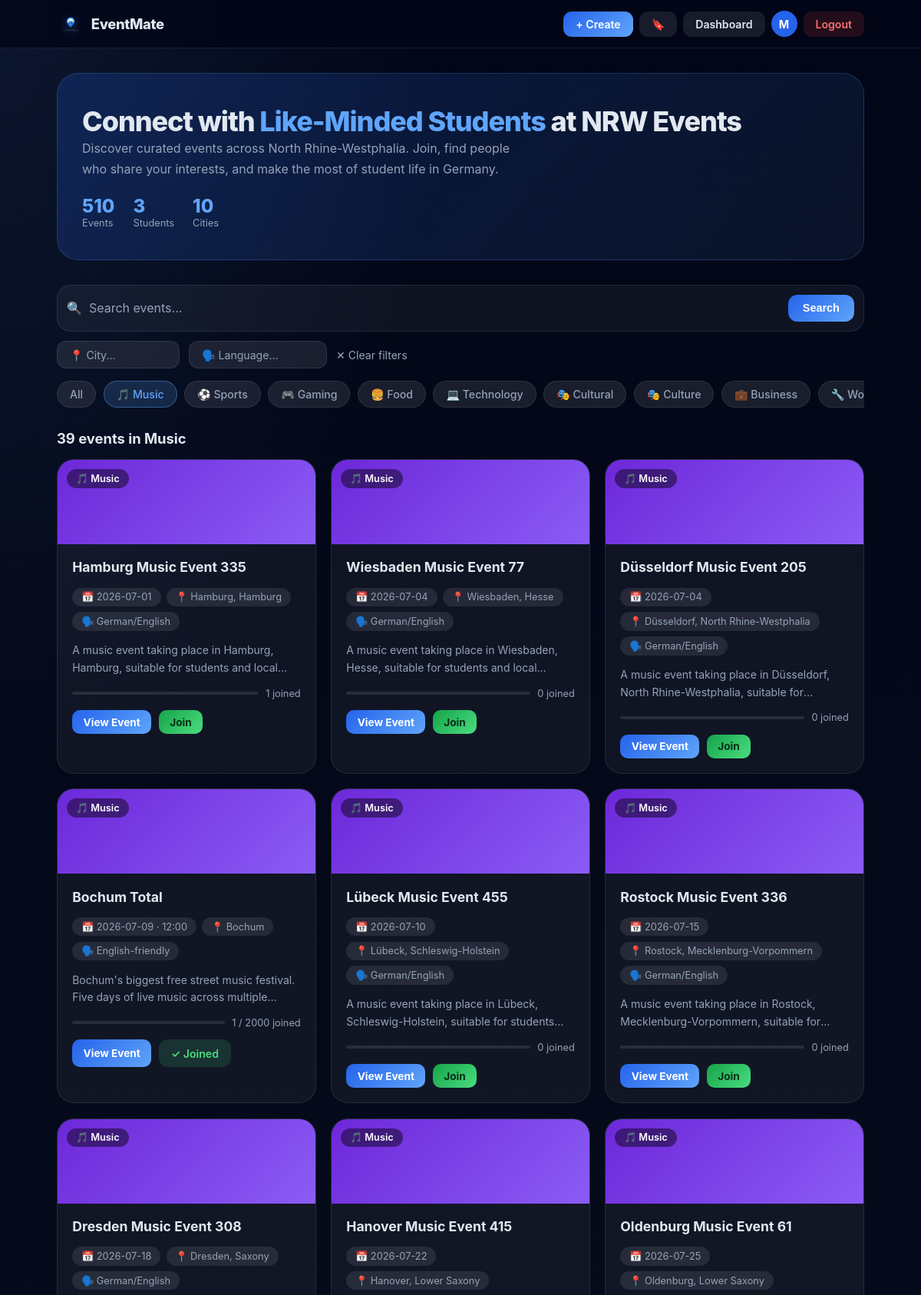
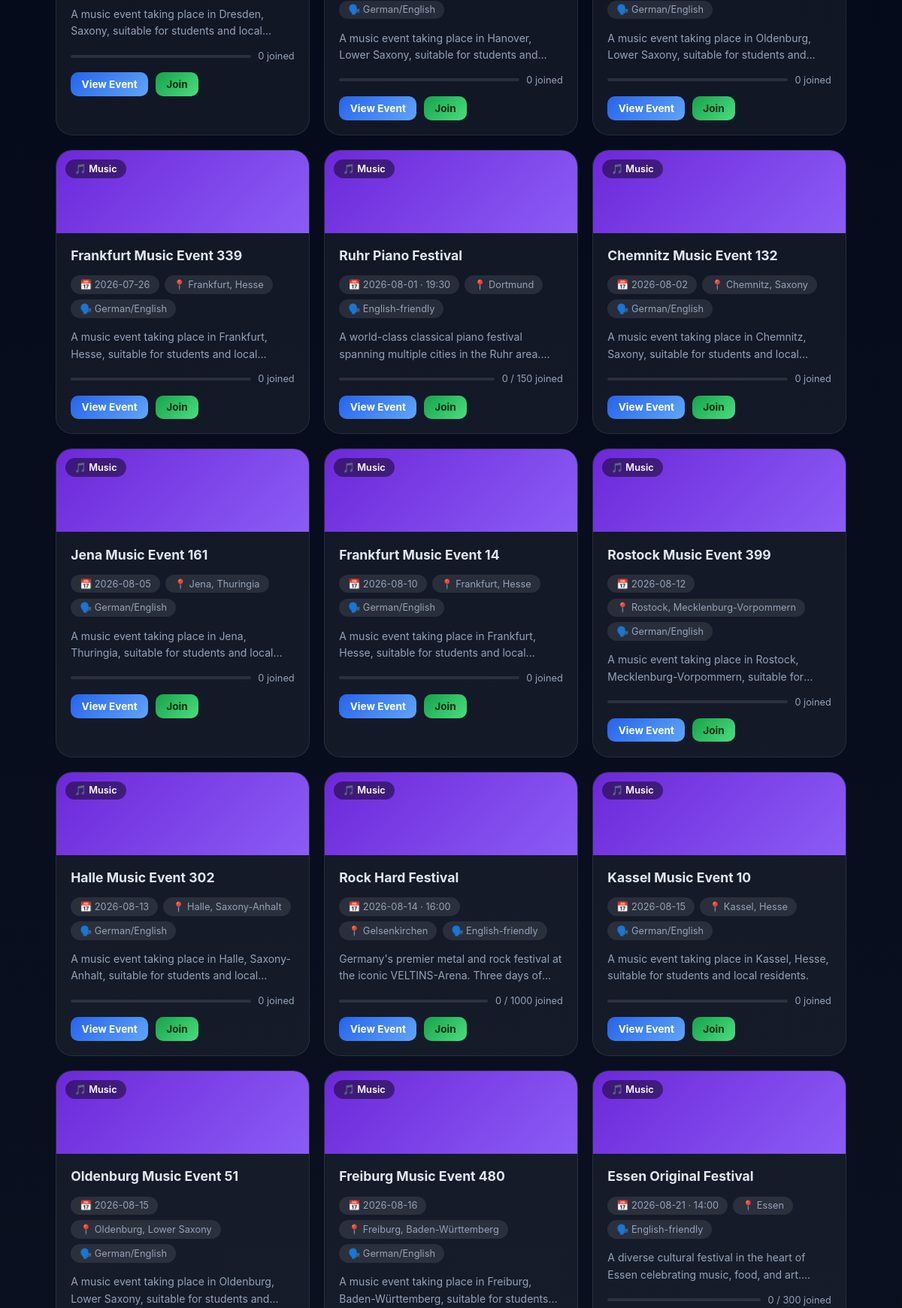
/?category=Music (signed in, upper part), run on the app's committed database (2 pictures, top to bottom).
### app.py (models this page shows)
class User(db.Model):
    id = db.Column(db.Integer, primary_key=True)
    email = db.Column(db.String(120), unique=True, nullable=True)
    username = db.Column(db.String(80), unique=True, nullable=True)
    name = db.Column(db.String(120), nullable=False)
    first_name = db.Column(db.String(60))
    last_name = db.Column(db.String(60))
    state = db.Column(db.String(120))
    city = db.Column(db.String(120))
    street = db.Column(db.String(120))
    house_number = db.Column(db.String(20))
    password_hash = db.Column(db.String(200))
    auth_method = db.Column(db.String(20))
    university = db.Column(db.String(200))
    study_program = db.Column(db.String(200))
    languages = db.Column(db.Text)
    interests = db.Column(db.Text)
    about_me = db.Column(db.Text)
    profile_picture = db.Column(db.String(200))
    joined_events = db.relationship('EventJoin', backref='user', lazy=True, cascade='all, delete-orphan')
    created_events = db.relationship('Event', backref='organizer', lazy=True, foreign_keys='Event.organizer_id')
    def get_languages(self):
        return [l.strip() for l in self.languages.split(',') if l.strip()] if self.languages else []
    def get_interests(self):
        return [i.strip() for i in self.interests.split(',') if i.strip()] if self.interests else []
    def to_dict(self):
        return {
            'id': self.id,
            'username': self.username,
            'name': self.name,
            'first_name': self.first_name,
            'last_name': self.last_name,
            'state': self.state,
            'city': self.city,
            'street': self.street,
            'house_number': self.house_number,
            'auth_method': self.auth_method,
            'university': self.university,
            'study_program': self.study_program,
            'languages': self.get_languages(),
            'interests': self.get_interests(),
            'about_me': self.about_me,
            'profile_picture': self.profile_picture,
        }

class Event(db.Model):
    id = db.Column(db.Integer, primary_key=True)
    title = db.Column(db.String(200), nullable=False)
    date = db.Column(db.String(20), nullable=False)
    time = db.Column(db.String(10))
    location = db.Column(db.String(120), nullable=False)
    language = db.Column(db.String(120))
    category = db.Column(db.String(60))
    description = db.Column(db.Text)
    max_participants = db.Column(db.Integer)
    banner = db.Column(db.String(200))
    organizer_id = db.Column(db.Integer, db.ForeignKey('user.id'), nullable=True)
    joined_users = db.relationship('EventJoin', backref='event', lazy=True, cascade='all, delete-orphan')
    def attendee_count(self):
        return len(self.joined_users)
    def to_dict(self):
        org = User.query.get(self.organizer_id) if self.organizer_id else None
        return {
            'id': self.id,
            'title': self.title,
            'date': self.date,
            'time': self.time,
            'location': self.location,
            'language': self.language,
            'category': self.category,
            'description': self.description,
            'max_participants': self.max_participants,
            'banner': self.banner,
            'organizer_id': self.organizer_id,
            'organizer_name': org.name if org else 'EventMate',
            'organizer_username': org.username if org else None,
            'attendee_count': self.attendee_count(),
            'attendees': [ej.user.name for ej in self.joined_users],
            'category_color': CATEGORY_COLORS.get(self.category, 'linear-gradient(135deg,#1e3a8a,#3b82f6)'),
            'category_icon': CATEGORY_ICONS.get(self.category, '📅'),
        }

### app.py (the view)
@app.route('/')
@auth_required
def index():
    user = get_current_user()
    guest = session.get('guest')
    q = request.args.get('q', '').strip()
    active_category = request.args.get('category', '').strip()
    active_city = request.args.get('city', '').strip()
    active_language = request.args.get('language', '').strip()
    query = Event.query
    if q:
        query = query.filter(Event.title.ilike(f'%{q}%'))
    if active_category:
        query = query.filter(Event.category == active_category)
    if active_city:
        query = query.filter(Event.location.ilike(f'%{active_city}%'))
    if active_language:
        query = query.filter(Event.language.ilike(f'%{active_language}%'))
    PER_PAGE = 24
    total_filtered = query.count()
    events = query.order_by(Event.date).limit(PER_PAGE).all()
    joined_event_ids = [ej.event_id for ej in user.joined_events] if user else []
    bookmarked_ids = [b.event_id for b in Bookmark.query.filter_by(user_id=user.id).all()] if user else []
    trending = (
        db.session.query(Event, db.func.count(EventJoin.id).label('cnt'))
        .join(EventJoin, EventJoin.event_id == Event.id, isouter=True)
        .group_by(Event.id)
        .order_by(db.desc('cnt'))
        .limit(5)
        .all()
    )
    return render_template(
        'index.html',
        events=[e.to_dict() for e in events],
        user=user.to_dict() if user else None,
        guest=guest,
        joined_events=joined_event_ids,
        bookmarked_ids=bookmarked_ids,
        categories=CATEGORIES,
        category_icons=CATEGORY_ICONS,
        active_q=q,
        active_category=active_category,
        active_city=active_city,
        active_language=active_language,
        total_events=Event.query.count(),
        total_users=User.query.count(),
        total_filtered=total_filtered,
        has_more=total_filtered > PER_PAGE,
        per_page=PER_PAGE,
        trending=[e.to_dict() for e, _ in trending],
    )

### app.py (called while the page is built)
def auth_required(view):
    @wraps(view)
    def wrapped_view(*args, **kwargs):
        if 'user_id' not in session and 'guest' not in session:
            return redirect(url_for('login'))
        return view(*args, **kwargs)
    return wrapped_view

def get_current_user():
    if 'user_id' in session:
        return User.query.get(session['user_id'])
    return None

@app.context_processor
def inject_nav():
    user = get_current_user()
    return dict(
        nav_user=user.to_dict() if user else None,
        is_guest=session.get('guest', False),
    )

### templates/index.html (shortened to what this page needs)
{% extends "base.html" %}
{% block body %}
<div class="page">
    <section class="hero">
        <div>
            <h1>Connect with <span>Like-Minded Students</span> at NRW Events</h1>
            <p>Discover curated events across North Rhine-Westphalia. Join, find people who share your interests, and make the most of student life in Germany.</p>
        </div>
        <div class="stats">
            <div class="stat"><span class="stat-num">{{ total_events }}</span><span class="stat-label">Events</span></div>
            <div class="stat"><span class="stat-num">{{ total_users }}</span><span class="stat-label">Students</span></div>
            <div class="stat"><span class="stat-num">10</span><span class="stat-label">Cities</span></div>
        </div>
    </section>
    <section class="search-section">
        <form method="get" action="/" id="filterForm">
            <div style="display:grid;gap:0.75rem;">
                <div class="search-row">
                    <input type="text" name="q" placeholder="🔍  Search events..." value="{{ active_q }}" autocomplete="off">
                    <button type="submit" class="search-btn">Search</button>
                </div>
                <div class="filter-row">
                    <input class="filter-input" type="text" name="city" placeholder="📍 City..." value="{{ active_city }}" style="width:160px">
                    <input class="filter-input" type="text" name="language" placeholder="🗣️ Language..." value="{{ active_language }}" style="width:180px">
                    {% if active_q or active_category or active_city or active_language %}
                        <a href="/" class="clear-link">✕ Clear filters</a>
                    {% endif %}
                </div>
            </div>
        </form>
        <div class="cat-scroll">
            <a class="cat-chip {{ 'active' if not active_category }}" href="/?">All</a>
            {% for cat in categories %}
            <a class="cat-chip {{ 'active' if active_category == cat }}"
               href="/?category={{ cat }}{% if active_q %}&q={{ active_q }}{% endif %}{% if active_city %}&city={{ active_city }}{% endif %}{% if active_language %}&language={{ active_language }}{% endif %}">
                {{ category_icons[cat] }} {{ cat }}
            </a>
            {% endfor %}
        </div>
    </section>
    <div class="section-title" id="resultsLabel">
        {% if total_filtered %}
            {{ total_filtered }} event{{ 's' if total_filtered != 1 }}
            {% if active_category %} in {{ active_category }}{% endif %}
        {% else %}No events found{% endif %}
    </div>
    {% if events %}
    <section class="events-grid" id="eventsGrid">
        {% for event in events %}
        <article class="event-card" data-id="{{ event.id }}">
            <div class="event-banner">
                {% if event.banner %}
                    <img src="{{ url_for('static', filename='uploads/' + event.banner) }}" alt="{{ event.title }}">
                {% else %}
                    <div class="event-banner-gradient" style="background: {{ event.category_color }};"></div>
                {% endif %}
                <span class="banner-cat">{{ event.category_icon }} {{ event.category or 'Event' }}</span>
            </div>
            <div class="event-body">
                <div class="event-title">{{ event.title }}</div>
                <div class="event-pills">
                    <span class="event-pill">📅 {{ event.date }}{% if event.time %} · {{ event.time }}{% endif %}</span>
                    <span class="event-pill">📍 {{ event.location }}</span>
                    {% if event.language %}<span class="event-pill">🗣️ {{ event.language }}</span>{% endif %}
                </div>
                {% if event.description %}
                <div style="color:var(--muted);font-size:0.875rem;line-height:1.6;display:-webkit-box;-webkit-line-clamp:2;-webkit-box-orient:vertical;overflow:hidden;">{{ event.description }}</div>
                {% endif %}
                <div class="attendee-bar">
                    {% set pct = ((event.attendee_count / event.max_participants * 100) | int) if event.max_participants else 0 %}
                    <div class="bar-track"><div class="bar-fill" style="width:{{ pct }}%"></div></div>
                    <span class="attendee-text">
                        {{ event.attendee_count }}{% if event.max_participants %} / {{ event.max_participants }}{% endif %} joined
                    </span>
                </div>
                <div class="event-footer">
                    <a class="btn btn-primary btn-sm" href="/event/{{ event.id }}">View Event</a>
                    {% if not guest %}
                        {% if event.id in joined_events %}
                            <span class="joined-badge">✓ Joined</span>
                        {% else %}
                            {% if event.max_participants and event.attendee_count >= event.max_participants %}
                                <span class="pill" style="font-size:0.82rem;">Full</span>
                            {% else %}
                                <a class="btn btn-green btn-sm" href="/join/{{ event.id }}">Join</a>
                            {% endif %}
                        {% endif %}
                    {% else %}
                        <a class="btn btn-ghost btn-sm" href="/login">Login to join</a>
                    {% endif %}
                </div>
            </div>
        </article>
        {% endfor %}
    </section>
    {% endif %}
</div>
{% endblock %}

### templates/base.html (shortened to what this page needs)
<!DOCTYPE html>
<html lang="en">
<head>
</head>
<body>
<nav class="topnav">
    <div class="topnav-inner">
        <a href="/" class="nav-logo">
            <img src="{{ url_for('static', filename='logo.png') }}" alt="EventMate" class="nav-logo-img">
            <span class="nav-wordmark">EventMate</span>
        </a>
        <div class="nav-right" id="navRight">
            {% if nav_user %}
                <a href="/create_event" class="nbtn nbtn-accent">+ Create</a>
                <a href="/bookmarks" class="nbtn nbtn-ghost" title="Saved Events">🔖</a>
                <a href="/dashboard" class="nbtn nbtn-ghost">Dashboard</a>
                <a href="/profile/{{ nav_user.id }}" class="nav-avatar" title="{{ nav_user.name }}">
                    {% if nav_user.profile_picture %}
                        <img src="{{ url_for('static', filename='uploads/' + nav_user.profile_picture) }}" alt="">
                    {% else %}
                        {{ nav_user.name[0] | upper }}
                    {% endif %}
                </a>
                <a href="/logout" class="nbtn nbtn-danger">Logout</a>
            {% elif is_guest %}
                <span class="pill">Guest</span>
                <a href="/login" class="nbtn nbtn-accent">Login</a>
                <a href="/logout" class="nbtn nbtn-ghost">Exit</a>
            {% endif %}
        </div>
    </div>
</nav>
{% block body %}{% endblock %}
</body>
</html>

### templates/base.html (style rules this page uses)
:root { --bg: #0b1220; --surface: rgba(255,255,255,0.05); --surface2: rgba(255,255,255,0.09); --border: rgba(148,163,184,0.15); --text: #e2e8f0; --muted: #94a3b8; --accent: #60a5fa; --accent-dark: #2563eb; --green: #4ade80; --green-dark: #16a34a; --red: #f87171; }
* { box-sizing: border-box; margin: 0; padding: 0; }
body { font-family: Inter, system-ui, sans-serif; background: radial-gradient(ellipse 80% 40% at top left, rgba(96,165,250,0.10) 0%, transparent 60%), linear-gradient(180deg, #020617 0%, #0b1220 100%); color: var(--text); min-height: 100vh; }
a { color: inherit; }
nav.topnav { position: sticky; top: 0; z-index: 200; backdrop-filter: blur(18px); background: rgba(2,6,23,0.80); border-bottom: 1px solid var(--border); }
.topnav-inner { max-width: 1100px; margin: 0 auto; display: flex; align-items: center; justify-content: space-between; height: 62px; padding: 0 1.5rem; gap: 1rem; }
.nav-logo { display: flex; align-items: center; gap: 0.55rem; text-decoration: none; color: var(--text); }
.nav-logo-img { width: 36px; height: 36px; object-fit: cover; object-position: top center; border-radius: 6px; filter: drop-shadow(0 2px 6px rgba(96,165,250,0.35)); }
.nav-wordmark { font-weight: 800; font-size: 1.15rem; letter-spacing: -0.02em; }
.nav-right { display: flex; align-items: center; gap: 0.5rem; flex-wrap: wrap; }
.nbtn { padding: 0.5rem 1rem; border-radius: 11px; font-size: 0.88rem; font-weight: 600; text-decoration: none; border: none; cursor: pointer; display: inline-flex; align-items: center; gap: 0.4rem; transition: opacity .15s, transform .15s; white-space: nowrap; }
.nbtn-ghost { background: var(--surface2); color: var(--text); }
.nbtn-accent { background: linear-gradient(135deg,var(--accent-dark),var(--accent)); color: #fff; }
.nbtn-danger { background: rgba(239,68,68,.14); color: var(--red); }
.nav-avatar { width: 34px; height: 34px; border-radius: 50%; background: var(--accent-dark); display: grid; place-items: center; font-weight: 700; font-size: 0.9rem; color: #fff; text-decoration: none; overflow: hidden; flex-shrink: 0; }
.page { max-width: 1100px; margin: 0 auto; padding: 2rem 1.5rem; }
.btn { display: inline-flex; align-items: center; justify-content: center; gap: 0.45rem; padding: 0.75rem 1.4rem; border-radius: 14px; font-weight: 700; font-size: 0.95rem; text-decoration: none; border: none; cursor: pointer; transition: opacity .15s, transform .15s; }
.btn-primary { background: linear-gradient(135deg,var(--accent-dark),var(--accent)); color: #fff; }
.btn-green { background: linear-gradient(135deg,var(--green-dark),var(--green)); color: #052e16; }
.btn-sm { padding: 0.48rem 0.9rem; font-size: 0.85rem; border-radius: 10px; }

### data on the page
User: name "M"
Event: category_icon "🎵", category "Music", title "Hamburg Music Event 335", date "2026-07-01", location "Hamburg, Hamburg", language "German/English", description "A music event taking place in Hamburg, Hamburg, suitable for students and…", attendee_count "1"
Event: category_icon "🎵", category "Music", title "Wiesbaden Music Event 77", date "2026-07-04", location "Wiesbaden, Hesse", language "German/English", description "A music event taking place in Wiesbaden, Hesse, suitable for students and…", attendee_count "0"
Event: category_icon "🎵", category "Music", title "Düsseldorf Music Event 205", date "2026-07-04", location "Düsseldorf, North Rhine-Westphalia", language "German/English", description "A music event taking place in Düsseldorf, North Rhine-Westphalia, suitable…", attendee_count "0"
Event: category_icon "🎵", category "Music", title "Bochum Total", date "2026-07-09", time "12:00", location "Bochum", language "English-friendly", description "Bochum's biggest free street music festival. Five days of live music across…", attendee_count "1", max_participants "2000", shows "✓ Joined"
Event: category_icon "🎵", category "Music", title "Lübeck Music Event 455", date "2026-07-10", location "Lübeck, Schleswig-Holstein", language "German/English", description "A music event taking place in Lübeck, Schleswig-Holstein, suitable for…", attendee_count "0"
Event: category_icon "🎵", category "Music", title "Rostock Music Event 336", date "2026-07-15", location "Rostock, Mecklenburg-Vorpommern", language "German/English", description "A music event taking place in Rostock, Mecklenburg-Vorpommern, suitable…", attendee_count "0"
Event: category_icon "🎵", category "Music", title "Dresden Music Event 308", date "2026-07-18", location "Dresden, Saxony", language "German/English", description "A music event taking place in Dresden, Saxony, suitable for students and…", attendee_count "0"
Event: category_icon "🎵", category "Music", title "Hanover Music Event 415", date "2026-07-22", location "Hanover, Lower Saxony", language "German/English", description "A music event taking place in Hanover, Lower Saxony, suitable for students…", attendee_count "0"
Event: category_icon "🎵", category "Music", title "Oldenburg Music Event 61", date "2026-07-25", location "Oldenburg, Lower Saxony", language "German/English", description "A music event taking place in Oldenburg, Lower Saxony, suitable for students…", attendee_count "0"
Event: category_icon "🎵", category "Music", title "Frankfurt Music Event 339", date "2026-07-26", location "Frankfurt, Hesse", language "German/English", description "A music event taking place in Frankfurt, Hesse, suitable for students and…", attendee_count "0"
Event: category_icon "🎵", category "Music", title "Ruhr Piano Festival", date "2026-08-01", time "19:30", location "Dortmund", language "English-friendly", description "A world-class classical piano festival spanning multiple cities in the Ruhr…", attendee_count "0", max_participants "150"
Event: category_icon "🎵", category "Music", title "Chemnitz Music Event 132", date "2026-08-02", location "Chemnitz, Saxony", language "German/English", description "A music event taking place in Chemnitz, Saxony, suitable for students and…", attendee_count "0"
Event: category_icon "🎵", category "Music", title "Jena Music Event 161", date "2026-08-05", location "Jena, Thuringia", language "German/English", description "A music event taking place in Jena, Thuringia, suitable for students and…", attendee_count "0"
Event: category_icon "🎵", category "Music", title "Frankfurt Music Event 14", date "2026-08-10", location "Frankfurt, Hesse", language "German/English", description "A music event taking place in Frankfurt, Hesse, suitable for students and…", attendee_count "0"
Event: category_icon "🎵", category "Music", title "Rostock Music Event 399", date "2026-08-12", location "Rostock, Mecklenburg-Vorpommern", language "German/English", description "A music event taking place in Rostock, Mecklenburg-Vorpommern, suitable…", attendee_count "0"
Event: category_icon "🎵", category "Music", title "Halle Music Event 302", date "2026-08-13", location "Halle, Saxony-Anhalt", language "German/English", description "A music event taking place in Halle, Saxony-Anhalt, suitable for students and…", attendee_count "0"
Event: category_icon "🎵", category "Music", title "Rock Hard Festival", date "2026-08-14", time "16:00", location "Gelsenkirchen", language "English-friendly", description "Germany's premier metal and rock festival at the iconic VELTINS-Arena. Three days…", attendee_count "0", max_participants "1000"
Event: category_icon "🎵", category "Music", title "Kassel Music Event 10", date "2026-08-15", location "Kassel, Hesse", language "German/English", description "A music event taking place in Kassel, Hesse, suitable for students and local residents.", attendee_count "0"
Event: category_icon "🎵", category "Music", title "Oldenburg Music Event 51", date "2026-08-15", location "Oldenburg, Lower Saxony", language "German/English", description "A music event taking place in Oldenburg, Lower Saxony, suitable for students…"
Event: category_icon "🎵", category "Music", title "Freiburg Music Event 480", date "2026-08-16", location "Freiburg, Baden-Württemberg", language "German/English", description "A music event taking place in Freiburg, Baden-Württemberg, suitable for…"
Event: category_icon "🎵", category "Music", title "Essen Original Festival", date "2026-08-21", time "14:00", location "Essen", language "English-friendly", description "A diverse cultural festival in the heart of Essen celebrating music, food, and…", attendee_count "0", max_participants "300"

### other printed values
{{ total_events }} "510"
{{ total_users }} "3"
{{ category_icons[cat] }} "🎵" "⚽" "🎮" "🍔" "💻" "🎭" "🎭" "💼" "🔧"
{{ cat }} "Music" "Sports" "Gaming" "Food" "Technology" "Cultural" "Culture" "Business"
{{ total_filtered }} "39"
{{ 's' if total_filtered != 1 }} "s"
{{ active_category }} "Music"
